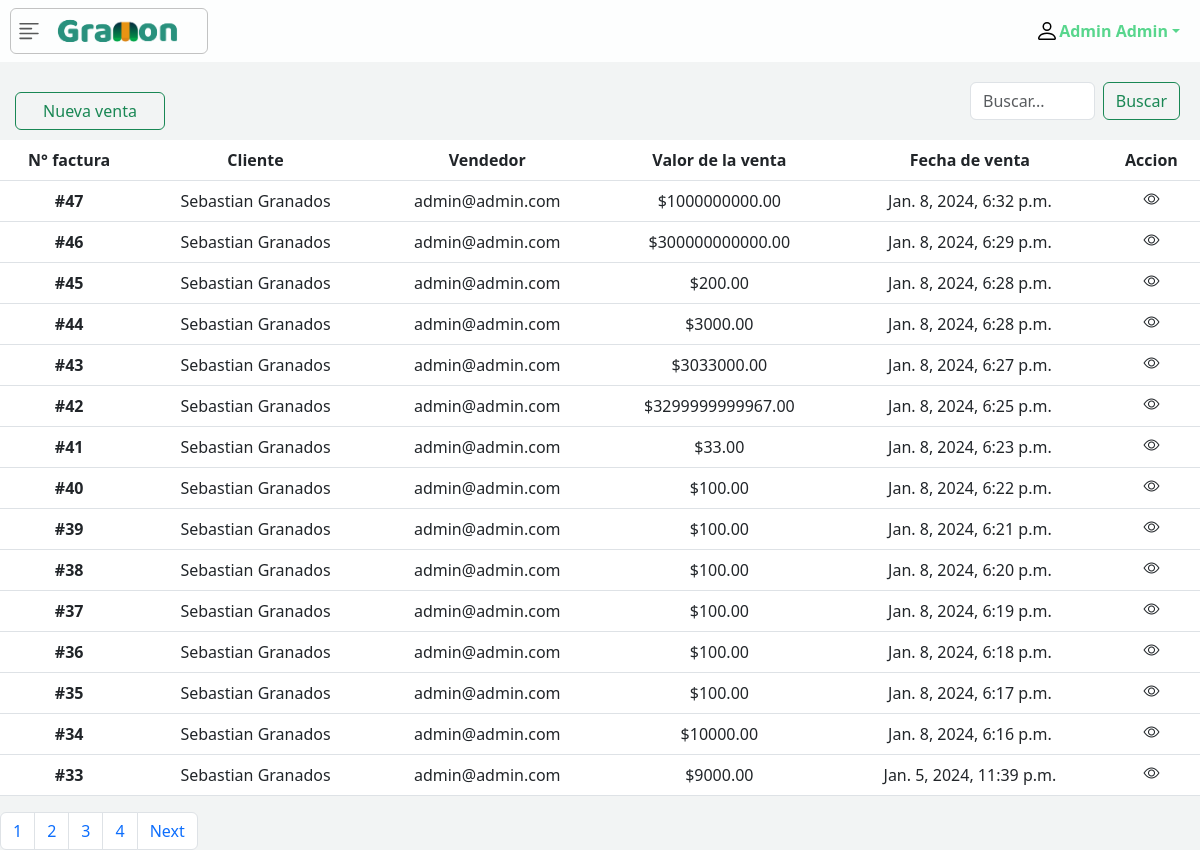
/history_sales/ (signed in), run on an earlier commit of the app's database.
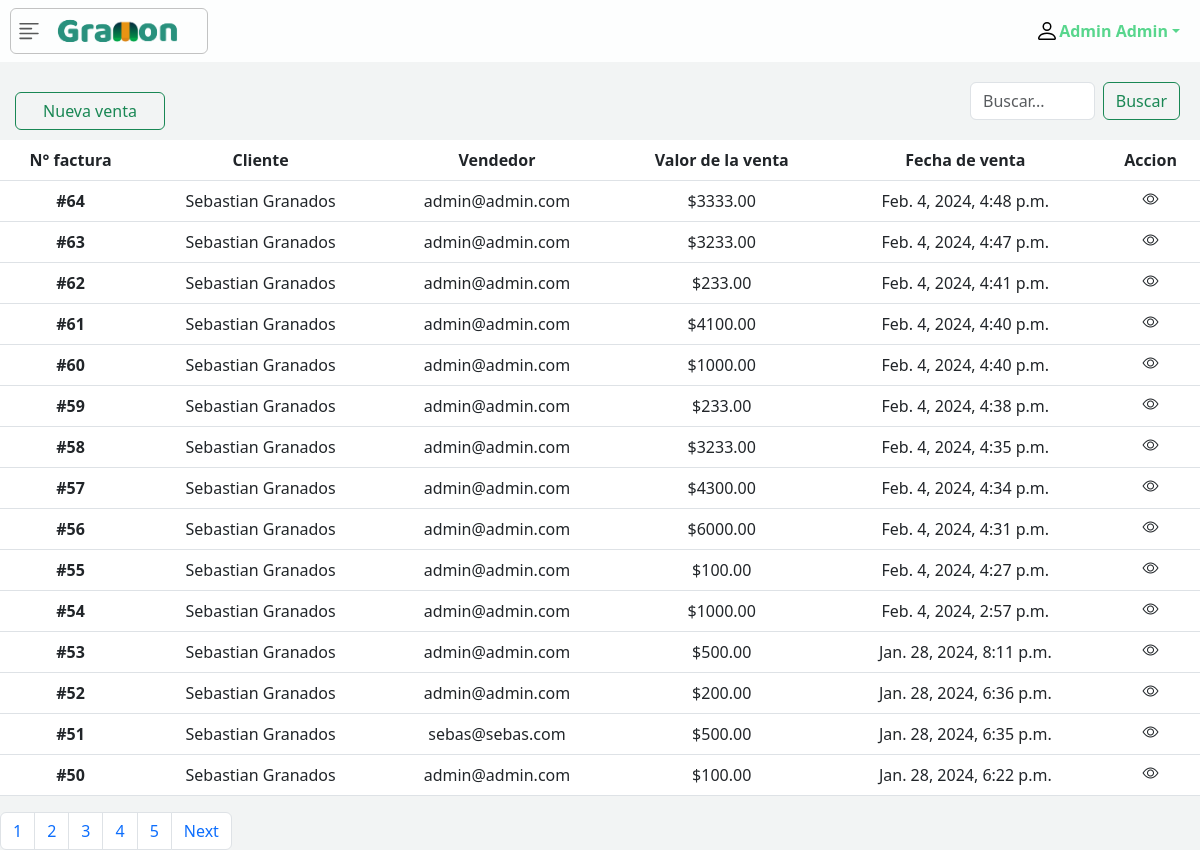
And on a later commit of the database.
### apps/sales_app/models.py (models this page shows, shortened)
class Sales(models.Model):
    user = models.ForeignKey(User, on_delete=models.CASCADE)
    client = models.ForeignKey(Customer, on_delete=models.CASCADE)
    products = models.ManyToManyField(Products,through='SaleProduct')
    created_at = models.DateTimeField(auto_now_add=True)
    valor_final = models.DecimalField(max_digits=99, decimal_places=2)
    pay = models.DecimalField(max_digits=99, decimal_places=0)
    change = models.DecimalField(max_digits=99, decimal_places=0,default=0)

### apps/customers_app/models.py (models this page shows, shortened)
class Customer(models.Model):
    id = models.PositiveIntegerField(primary_key=True)
    name = models.CharField(max_length=50)
    last_name = models.CharField(max_length=50)
    email = models.EmailField(max_length=254,blank=True)
    adress = models.CharField(max_length=50, blank=True)
    number = models.IntegerField()
    full_name = models.CharField(max_length=100, default="", editable=False)
    def __str__(self):
        return self.name +' '+self.last_name

### apps/adminusers_app/models.py (models this page shows, shortened)
class User(AbstractUser):
    GENDER_CHOICES = (
        ('Masculino', 'Masculino'),
        ('Femenino', 'Femenino')
    )
    gender = models.CharField(max_length=10, blank=True, choices=GENDER_CHOICES)
    email = models.EmailField(("email address"), unique=True)
    REQUIRED_FIELDS = ['first_name', 'last_name', 'email','is_superuser']
    full_name = models.CharField(max_length=100, default="", editable=False)
    objects = USerManager()
    def __str__(self):
        return self.email

### apps/sales_app/views.py (the view)
# urls.py: path('history_sales/',salesListView.as_view(), name='list_sale')
class salesListView(LoginRequiredMixin,ListView):
    model = Sales
    template_name = "sales/list_sale.html"
    context_object_name = 'history'
    ordering = ['-id']
    paginate_by = 15
    login_url = reverse_lazy('user_app:login')

### templates/sales/list_sale.html (shortened to what this page needs)
{% extends 'base.html' %}
{% load static %}
{% block head %}
    <link rel="stylesheet" href="{% static 'css/sales_css/list_sale.css' %}">
{% endblock head %}
{% block content %}
    <div class="d-flex justify-content-between align-items-center" style="width: 100%;">
        <a style="width: 150px; text-align: center; margin-top: 20px; margin-left: 15px;" class="btn btn-outline-success" role="button" href="{% url 'new_sale' %}">
            Nueva venta
        </a>
        <div class="d-flex" style="padding: 20px 20px; width: 250px;">
            <input class="form-control me-2" type="search" placeholder="Buscar..." aria-label="Search" name="search_sale" id="search_sale">
            <button class="btn btn-outline-success" id="botom_search_sale">Buscar</button>
        </div>
    </div>
    <div class="table-responsive">
        <table class="table table-hover" style="text-align: center;">
            <thead>
                <tr>
                    <th scope="col">N° factura</th>
                    <th scope="col">Cliente</th>
                    <th scope="col">Vendedor</th>
                    <th scope="col">Valor de la venta</th>
                    <th scope="col">Fecha de venta</th>
                    <th scope="colgroup">Accion</th>
                </tr>
            </thead>
            <tbody class="showResults">
                {% for venta in history%}
                <tr>
                    <th scope="row">#{{venta.id}}</th>
                    <td>{{venta.client}}</td>
                    <td>{{venta.user}}</td>
                    <td>${{venta.valor_final}}</td>
                    <td>{{venta.created_at}}</td>
                    <td style="text-align: center;">
                        <i class="bi bi-eye visualizer" data-id="{{venta.id}}"></i>
                    </td>
                </tr>
                {% endfor %}
            </tbody>
        </table>
    </div>
    {% if is_paginated %}
    <div id="pagination-container">
        <nav aria-label="...">
            <ul class="pagination">
                {% for pagina in paginator.page_range %}
                    <li class="page-item"><a class="page-link" href="?page={{pagina}}">{{ pagina }}</a></li>
                {% endfor %}
                {% if page_obj.has_next %}
                    <li class="page-item">
                        <a class="page-link" href="?page={{page_obj.next_page_number}}">Next</a>
                    </li>
                {% endif %}
            </ul>
        </nav>
    </div>
    {% endif %}
{% endblock content %}

What changed in the data, as far as the page shows it:
no longer on this page (row unchanged): Sales: id "47", client "Sebastian Granados", user "admin@admin.com", valor_final "1000000000.00", created_at "Jan. 8, 2024, 6:32 p.m."
no longer on this page (row unchanged): Sales: id "46", client "Sebastian Granados", user "admin@admin.com", valor_final "300000000000.00", created_at "Jan. 8, 2024, 6:29 p.m."
no longer on this page (row unchanged): Sales: id "45", client "Sebastian Granados", user "admin@admin.com", valor_final "200.00", created_at "Jan. 8, 2024, 6:28 p.m."
no longer on this page (row unchanged): Sales: id "44", client "Sebastian Granados", user "admin@admin.com", valor_final "3000.00", created_at "Jan. 8, 2024, 6:28 p.m."
no longer on this page (row unchanged): Sales: id "43", client "Sebastian Granados", user "admin@admin.com", valor_final "3033000.00", created_at "Jan. 8, 2024, 6:27 p.m."
no longer on this page (row unchanged): Sales: id "42", client "Sebastian Granados", user "admin@admin.com", valor_final "3299999999967.00", created_at "Jan. 8, 2024, 6:25 p.m."
no longer on this page (row unchanged): Sales: id "41", client "Sebastian Granados", user "admin@admin.com", valor_final "33.00", created_at "Jan. 8, 2024, 6:23 p.m."
no longer on this page (row unchanged): Sales: id "40", client "Sebastian Granados", user "admin@admin.com", valor_final "100.00", created_at "Jan. 8, 2024, 6:22 p.m."
no longer on this page (row unchanged): Sales: id "39", client "Sebastian Granados", user "admin@admin.com", valor_final "100.00", created_at "Jan. 8, 2024, 6:21 p.m."
no longer on this page (row unchanged): Sales: id "38", client "Sebastian Granados", user "admin@admin.com", valor_final "100.00", created_at "Jan. 8, 2024, 6:20 p.m."
no longer on this page (row unchanged): Sales: id "37", client "Sebastian Granados", user "admin@admin.com", valor_final "100.00", created_at "Jan. 8, 2024, 6:19 p.m."
no longer on this page (row unchanged): Sales: id "36", client "Sebastian Granados", user "admin@admin.com", valor_final "100.00", created_at "Jan. 8, 2024, 6:18 p.m."
no longer on this page (row unchanged): Sales: id "35", client "Sebastian Granados", user "admin@admin.com", valor_final "100.00", created_at "Jan. 8, 2024, 6:17 p.m."
no longer on this page (row unchanged): Sales: id "34", client "Sebastian Granados", user "admin@admin.com", valor_final "10000.00", created_at "Jan. 8, 2024, 6:16 p.m."
no longer on this page (row unchanged): Sales: id "33", client "Sebastian Granados", user "admin@admin.com", valor_final "9000.00", created_at "Jan. 5, 2024, 11:39 p.m."
added Sales: id "64", client "Sebastian Granados", user "admin@admin.com", valor_final "3333.00", created_at "Feb. 4, 2024, 4:48 p.m."
added Sales: id "63", client "Sebastian Granados", user "admin@admin.com", valor_final "3233.00", created_at "Feb. 4, 2024, 4:47 p.m."
added Sales: id "62", client "Sebastian Granados", user "admin@admin.com", valor_final "233.00", created_at "Feb. 4, 2024, 4:41 p.m."
added Sales: id "61", client "Sebastian Granados", user "admin@admin.com", valor_final "4100.00", created_at "Feb. 4, 2024, 4:40 p.m."
added Sales: id "60", client "Sebastian Granados", user "admin@admin.com", valor_final "1000.00", created_at "Feb. 4, 2024, 4:40 p.m."
added Sales: id "59", client "Sebastian Granados", user "admin@admin.com", valor_final "233.00", created_at "Feb. 4, 2024, 4:38 p.m."
added Sales: id "58", client "Sebastian Granados", user "admin@admin.com", valor_final "3233.00", created_at "Feb. 4, 2024, 4:35 p.m."
added Sales: id "57", client "Sebastian Granados", user "admin@admin.com", valor_final "4300.00", created_at "Feb. 4, 2024, 4:34 p.m."
added Sales: id "56", client "Sebastian Granados", user "admin@admin.com", valor_final "6000.00", created_at "Feb. 4, 2024, 4:31 p.m."
added Sales: id "55", client "Sebastian Granados", user "admin@admin.com", valor_final "100.00", created_at "Feb. 4, 2024, 4:27 p.m."
added Sales: id "54", client "Sebastian Granados", user "admin@admin.com", valor_final "1000.00", created_at "Feb. 4, 2024, 2:57 p.m."
added Sales: id "53", client "Sebastian Granados", user "admin@admin.com", valor_final "500.00", created_at "Jan. 28, 2024, 8:11 p.m."
added Sales: id "52", client "Sebastian Granados", user "admin@admin.com", valor_final "200.00", created_at "Jan. 28, 2024, 6:36 p.m."
added Sales: id "51", client "Sebastian Granados", user "sebas@sebas.com", valor_final "500.00", created_at "Jan. 28, 2024, 6:35 p.m."
added Sales: id "50", client "Sebastian Granados", user "admin@admin.com", valor_final "100.00", created_at "Jan. 28, 2024, 6:22 p.m."
Also different on the page:
new list line: "5"
